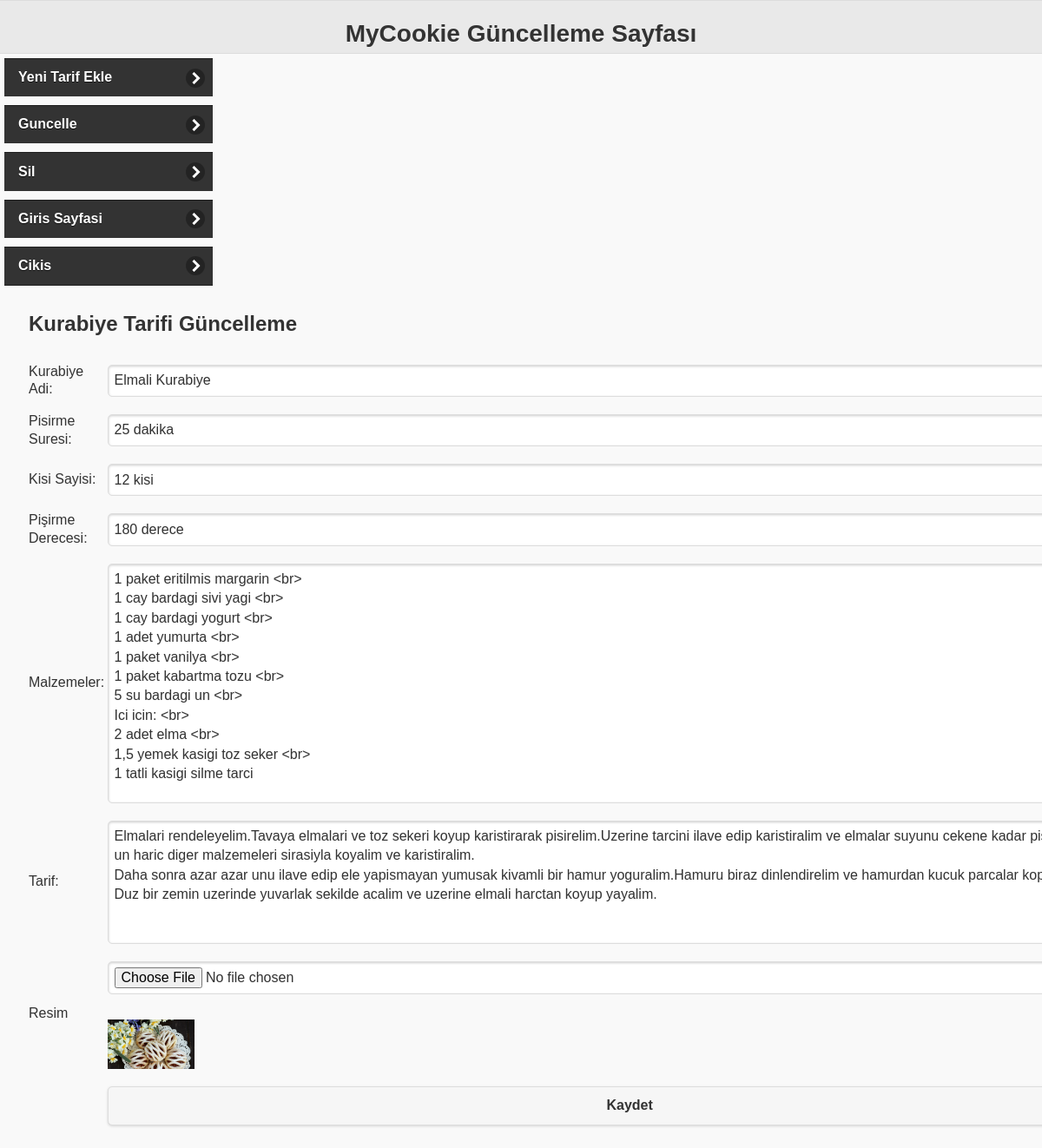
The app's page /panel/guncelle.php?id=5 (signed in) with its own data.
### tables this page shows
CREATE TABLE `tarifler` (
  `id` int(11) NOT NULL,
  `adi` text NOT NULL,
  `tarif` text NOT NULL,
  `malzeme` text NOT NULL,
  `sure` varchar(11) NOT NULL,
  `kisi` varchar(255) NOT NULL,
  `derece` varchar(255) NOT NULL,
  `resim` varchar(256) NOT NULL
);

### panel/guncelle.php (the view, shortened to what this page needs)
<?php
include 'connection.php';
?>
<!DOCTYPE html>
<html>
<head>
<link href="./css/jquery.mobile-1.4.5.min.css" rel="stylesheet" type="text/css"/>
</head>
	<div data-role="page" >
		<div data-role="header" >
				<h1>MyCookie Güncelleme Sayfası</h1>
		</div>
		<?php
		if(isset($_GET['id'])){
			  $sql = "select * from tarifler where id = ".$_GET['id'];
			  $result = $conn->query($sql);
			  if($result->num_rows>0){
				  $rs = $result->fetch_object();
			  }
		}
        ?>
            <div class="menu">
				<ul data-role="listview"  data-filter-placeholder data-filter-theme  data-theme="b">
						<li><a href="ekle.php">Yeni Tarif Ekle</a></li>
						<li><a href="veriler.php">Guncelle</a></li>
						<li><a href="veriler2.php">Sil</a></li>
						<li><a href="giris.php" >Giris Sayfasi</a>
						<li><a href="login.php">Cikis</a></li>
				</ul>
			</div>
        <div class="icerik">
               <form enctype="multipart/form-data" name="tarifForm" method="post" action="guncelle.php?id=<?php echo $_GET["id"]?>">
                    <table>
                        <tr>
                            <td colspan="2">
                                <h2>Kurabiye Tarifi Güncelleme</h2>
                            </td>
                        </tr>
                       <tr>
                            <td>Kurabiye Adi:</td>
                            <td><input value="<?php echo $rs->adi?>" required type="text" name="adi" /></td>
                        </tr>
                        <tr>
                            <td>Pisirme Suresi:</td>
                            <td><input value="<?php echo $rs->sure?>" required type="text" name="dakika" /></td>
                        </tr>
                        <tr>
                            <td>Kisi Sayisi:</td>
                            <td>
                               <input value="<?php echo $rs->kisi?>" required type="text" name="kisi" />
                            </td>
                        </tr>
                        <tr>
                            <td>Pişirme Derecesi:</td>
                            <td><input value="<?php echo $rs->derece?>" required type="text" name="derece" /></td>
                        </tr>
						<tr>
                            <td>Malzemeler:</td>
                            <td><textarea required name="malzeme" rows="10"><?php echo $rs->malzeme?></textarea></td>
                        </tr>
						<tr>
                            <td>Tarif:</td>
                            <td><textarea required name="tarif" rows="10"><?php echo $rs->tarif?></textarea></td>
                        </tr>
                         <tr>
                            <td>Resim</td>
                            <td><input  type="file" name="resim" />
                                <br>
                                <?php
                                echo "<img src='./upload/".$rs->resim."' width='100'/>"
                                ?>
                            </td>
                        </tr>
                        <tr>
                        <tr>
                            <td></td>
                            <td><input type="submit" value="Kaydet" /></td>
                        </tr>
                    </table>
                </form>
		</div>
	</div>

### panel/guncelle.php (style rules this page uses)
[data-role~=header] { height:60px!important; font-size:28px!important; }
.menu { width: 250px; float: left; }
.menu ul li { margin: 0; background: transparent; padding: 5px; list-style: none; }
.icerik { margin: 0px 15px 15px 30px; float: left; }
.icerik table tr { padding: 5px; }
.icerik input, .icerik textArea { width: 1200px }

### records on screen
tarifler: adi "Elmali Kurabiye", dakika "25 dakika", kisi "12 kisi", derece "180 derece", malzeme "1 paket eritilmis margarin <br> 1 cay bardagi sivi yagi <br> 1 cay bardagi yogurt <br> 1 adet yumurta <br> 1 paket vanilya <br> 1 paket kabartma tozu <br> 5 su bardagi un <br> Ici icin: <br> 2 adet elma <br> 1,5 yemek kasigi toz seker <br> 1 tatli kasigi silme tarci", tarif "Elmalari rendeleyelim.Tavaya elmalari ve toz sekeri koyup karistirarak pisirelim.Uzerine tarcini ilave edip karistiralim ve elmalar suyunu cekene kadar pisirelim.Bir kaba un haric diger malzemeleri sirasiyla koyalim ve karistiralim. Daha sonra azar azar unu ilave edip ele yapismayan yumusak kivamli bir hamur yoguralim.Hamuru biraz dinlendirelim ve hamurdan kucuk parcalar koparalim. Duz bir zemin uzerinde yuvarlak sekilde acalim ve uzerine elmali harctan koyup yayalim.", resim (picture)
